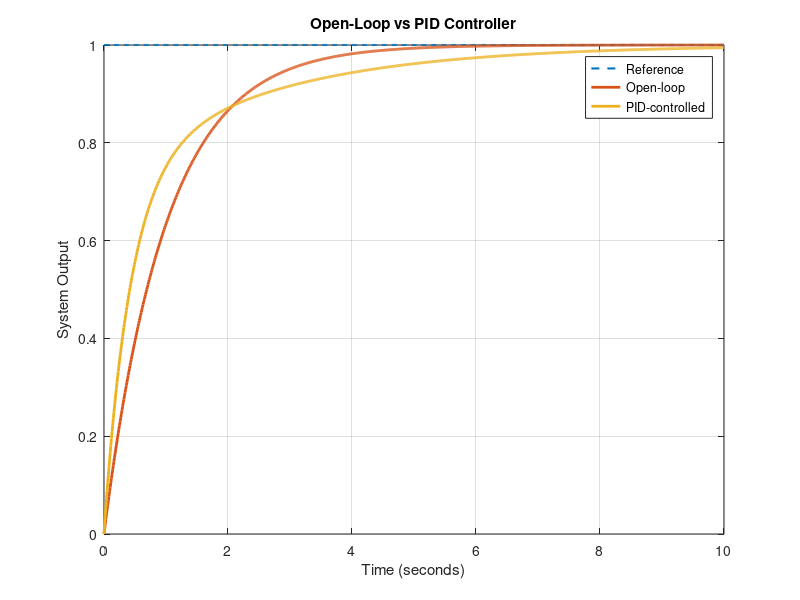

MATLAB code for this plot:
clear;
clc;
close all;

%% 1. Simulation settings
dt = 0.01;              % Time step in seconds
T = 10;                 % Total simulation time
t = 0:dt:T;
N = length(t);

reference = 1;          % Desired output

%% 2. PID controller gains
Kp = 2.0;
Ki = 1.0;
Kd = 0.1;

%% 3. Initialize variables
y_open = zeros(1, N);
y_pid = zeros(1, N);

u_open = ones(1, N);
u_pid = zeros(1, N);

integral_error = 0;
previous_error = reference;

%% 4. Run simulation
for k = 2:N

    % Open-loop plant: dy/dt = -y + u
    y_open(k) = y_open(k-1) + ...
        dt * (-y_open(k-1) + u_open(k));

    % Calculate PID error
    error = reference - y_pid(k-1);

    integral_error = integral_error + error * dt;

    derivative_error = ...
        (error - previous_error) / dt;

    % PID control signal
    u_pid(k) = Kp * error ...
        + Ki * integral_error ...
        + Kd * derivative_error;

    % Apply control signal to the plant
    y_pid(k) = y_pid(k-1) + ...
        dt * (-y_pid(k-1) + u_pid(k));

    previous_error = error;
end

%% 5. Plot comparison
figure;

plot(t, reference * ones(1, N), '--', ...
    'LineWidth', 1.5);
hold on;

plot(t, y_open, 'LineWidth', 2);
plot(t, y_pid, 'LineWidth', 2);

xlabel('Time (seconds)');
ylabel('System Output');
title('Open-Loop vs PID Controller');

legend('Reference', 'Open-loop', 'PID-controlled', ...
    'Location', 'best');

grid on;
hold off;

%% 6. Display final values
fprintf('Open-loop final output: %.4f\n', y_open(end));
fprintf('PID final output: %.4f\n', y_pid(end));
fprintf('Reference output: %.4f\n', reference);
